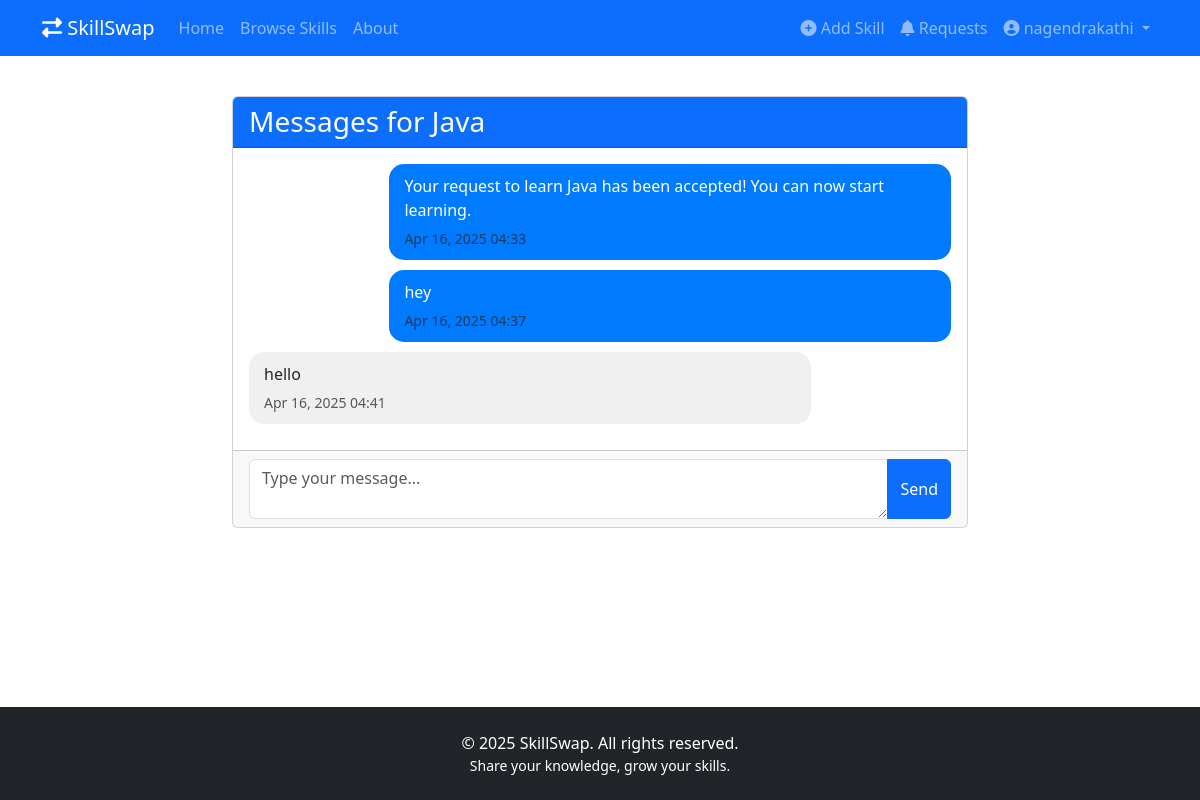
Screenshot of /requests/1/messages (signed in) with the database file from the repository.
### app/models.py (models this page shows, shortened)
class User(db.Model, UserMixin):
    id = db.Column(db.Integer, primary_key=True)
    username = db.Column(db.String(50), unique=True, nullable=False)
    email = db.Column(db.String(120), unique=True, nullable=False)
    password_hash = db.Column(db.String(128), nullable=False)
    bio = db.Column(db.Text, nullable=True)
    location = db.Column(db.String(100), nullable=True)
    date_joined = db.Column(db.DateTime, default=datetime.utcnow)
    skills_offered = db.relationship('Skill', backref='owner', lazy=True)
    skills_learning = db.relationship('Skill', secondary=skills_users_learning,
                                     backref=db.backref('learners', lazy='dynamic'))
    requests_sent = db.relationship('Request', foreign_keys='Request.requester_id',
                                   backref='requester', lazy=True)
    requests_received = db.relationship('Request', foreign_keys='Request.skill_owner_id',
                                       backref='skill_owner', lazy=True)

class Skill(db.Model):
    id = db.Column(db.Integer, primary_key=True)
    name = db.Column(db.String(100), nullable=False)
    description = db.Column(db.Text, nullable=False)
    category = db.Column(db.String(50), nullable=False)
    difficulty = db.Column(db.String(20), nullable=False)  # beginner, intermediate, advanced
    created_at = db.Column(db.DateTime, default=datetime.utcnow)
    updated_at = db.Column(db.DateTime, default=datetime.utcnow, onupdate=datetime.utcnow)
    owner_id = db.Column(db.Integer, db.ForeignKey('user.id'), nullable=False)
    requests = db.relationship('Request', backref='skill', lazy=True)

class Message(db.Model):
    id = db.Column(db.Integer, primary_key=True)
    content = db.Column(db.Text, nullable=False)
    timestamp = db.Column(db.DateTime, default=datetime.utcnow)
    read = db.Column(db.Boolean, default=False)
    sender_id = db.Column(db.Integer, db.ForeignKey('user.id'), nullable=False)
    receiver_id = db.Column(db.Integer, db.ForeignKey('user.id'), nullable=False)
    request_id = db.Column(db.Integer, db.ForeignKey('request.id'), nullable=True)
    sender = db.relationship('User', foreign_keys=[sender_id])
    receiver = db.relationship('User', foreign_keys=[receiver_id])
    request = db.relationship('Request', backref='messages')

### app/routes/requests.py (the view, shortened to what this page needs)
@requests.route('/requests/<int:request_id>/messages', methods=['GET', 'POST'])
@login_required
def messages(request_id):
    skill_request = SkillRequest.query.get_or_404(request_id)
    if skill_request.requester_id != current_user.id and skill_request.skill_owner_id != current_user.id:
        flash('Unauthorized access.', 'danger')
        return redirect(url_for('requests.manage'))
    form = MessageForm()
    messages = Message.query.filter_by(request_id=request_id).order_by(Message.timestamp).all()
    unread_messages = Message.query.filter_by(
        request_id=request_id,
        receiver_id=current_user.id,
        read=False
    ).all()
    for message in unread_messages:
        message.read = True
    db.session.commit()
    return render_template('requests/messages.html', title='Messages',
                          request=skill_request,
                          messages=messages,
                          form=form)

### app/forms.py
class MessageForm(FlaskForm):
    content = TextAreaField('Message', validators=[DataRequired(), Length(max=1000)])
    submit = SubmitField('Send')

### app/__init__.py (called while the page is built)
def create_app(config_class=Config):
    app = Flask(__name__)
    app.config.from_object(config_class)
    db.init_app(app)
    login_manager.init_app(app)
    csrf.init_app(app)
    from app.routes.main import main
    from app.routes.auth import auth
    from app.routes.skills import skills
    from app.routes.requests import requests
    app.register_blueprint(main)
    app.register_blueprint(auth)
    app.register_blueprint(skills)
    app.register_blueprint(requests)
    with app.app_context():
        db.create_all()
    @app.context_processor
    def inject_now():
        return {'now': datetime.utcnow()}
    return app

### app/models.py (called while the page is built)
@login_manager.user_loader
def load_user(user_id):
    return User.query.get(int(user_id))

### app/templates/requests/messages.html (shortened to what this page needs)
{% extends "base.html" %}
{% block content %}
<div class="row">
    <div class="col-md-8 offset-md-2">
        <div class="card">
            <div class="card-header bg-primary text-white">
                <h3 class="mb-0">Messages for {{ request.skill.name }}</h3>
            </div>
            <div class="card-body message-container">
                {% for message in messages %}
                <div class="message-bubble {% if message.sender_id == current_user.id %}message-sent{% else %}message-received{% endif %}">
                    <p class="mb-1">{{ message.content }}</p>
                    <small class="text-muted">{{ message.timestamp.strftime('%b %d, %Y %H:%M') }}</small>
                </div>
                {% endfor %}
            </div>
            <div class="card-footer">
                <form method="POST" action="">
                    <div class="input-group">
                        {{ form.content(class="form-control", placeholder="Type your message...") }}
                        <button class="btn btn-primary" type="submit">{{ form.submit.label.text }}</button>
                    </div>
                </form>
            </div>
        </div>
    </div>
</div>
{% endblock %}

### app/templates/base.html (shortened to what this page needs)
<!DOCTYPE html>
<html lang="en">
<head>
    <link href="https://cdn.jsdelivr.net/npm/bootstrap@5.3.0-alpha1/dist/css/bootstrap.min.css" rel="stylesheet">
    <link rel="stylesheet" href="https://cdnjs.cloudflare.com/ajax/libs/font-awesome/6.1.1/css/all.min.css">
    <link rel="stylesheet" href="{{ url_for('static', filename='css/style.css') }}">
</head>
<body>
    <nav class="navbar navbar-expand-lg navbar-dark bg-primary">
        <div class="container">
            <a class="navbar-brand" href="{{ url_for('main.index') }}">
                <i class="fas fa-exchange-alt"></i> SkillSwap
            </a>
            <div class="collapse navbar-collapse" id="navbarNav">
                <ul class="navbar-nav me-auto">
                    <li class="nav-item">
                        <a class="nav-link" href="{{ url_for('main.index') }}">Home</a>
                    </li>
                    <li class="nav-item">
                        <a class="nav-link" href="{{ url_for('skills.browse') }}">Browse Skills</a>
                    </li>
                    <li class="nav-item">
                        <a class="nav-link" href="{{ url_for('main.about') }}">About</a>
                    </li>
                </ul>
                <ul class="navbar-nav ms-auto">
                    {% if current_user.is_authenticated %}
                        <li class="nav-item">
                            <a class="nav-link" href="{{ url_for('skills.add') }}">
                                <i class="fas fa-plus-circle"></i> Add Skill
                            </a>
                        </li>
                        <li class="nav-item">
                            <a class="nav-link position-relative" href="{{ url_for('requests.manage') }}" id="requestsLink">
                                <i class="fas fa-bell"></i> Requests
                            </a>
                        </li>
                        <li class="nav-item dropdown">
                            <a class="nav-link dropdown-toggle" href="#" id="navbarDropdown"
                               role="button" data-bs-toggle="dropdown" aria-expanded="false">
                                <i class="fas fa-user-circle"></i> {{ current_user.username }}
                            </a>
                        </li>
                    {% endif %}
                </ul>
            </div>
        </div>
    </nav>
    <main class="container py-4">
        {% block content %}{% endblock %}
    </main>
    <footer class="py-4 bg-dark text-white mt-auto">
        <div class="container text-center">
            <p class="mb-0">&copy; {{ now.year }} SkillSwap. All rights reserved.</p>
            <p class="small mb-0">Share your knowledge, grow your skills.</p>
        </div>
    </footer>
</body>
</html>

### app/static/css/style.css (style rules this page uses)
body { display: flex; flex-direction: column; min-height: 100vh; }
main { flex: 1; }
.message-bubble { padding: 10px 15px; border-radius: 15px; margin-bottom: 10px; max-width: 80%; }
.message-sent { background-color: #007bff; color: white; margin-left: auto; }
.message-received { background-color: #f0f0f0; margin-right: auto; }
footer { margin-top: auto; }

### rows the page displays
User: username "nagendrakathi"
Skill: skill.name "Java"
Message: content "Your request to learn Java has been accepted! You can now start learning.", timestamp "Apr 16, 2025 04:33"
Message: content "hey", timestamp "Apr 16, 2025 04:37"
Message: content "hello", timestamp "Apr 16, 2025 04:41"
